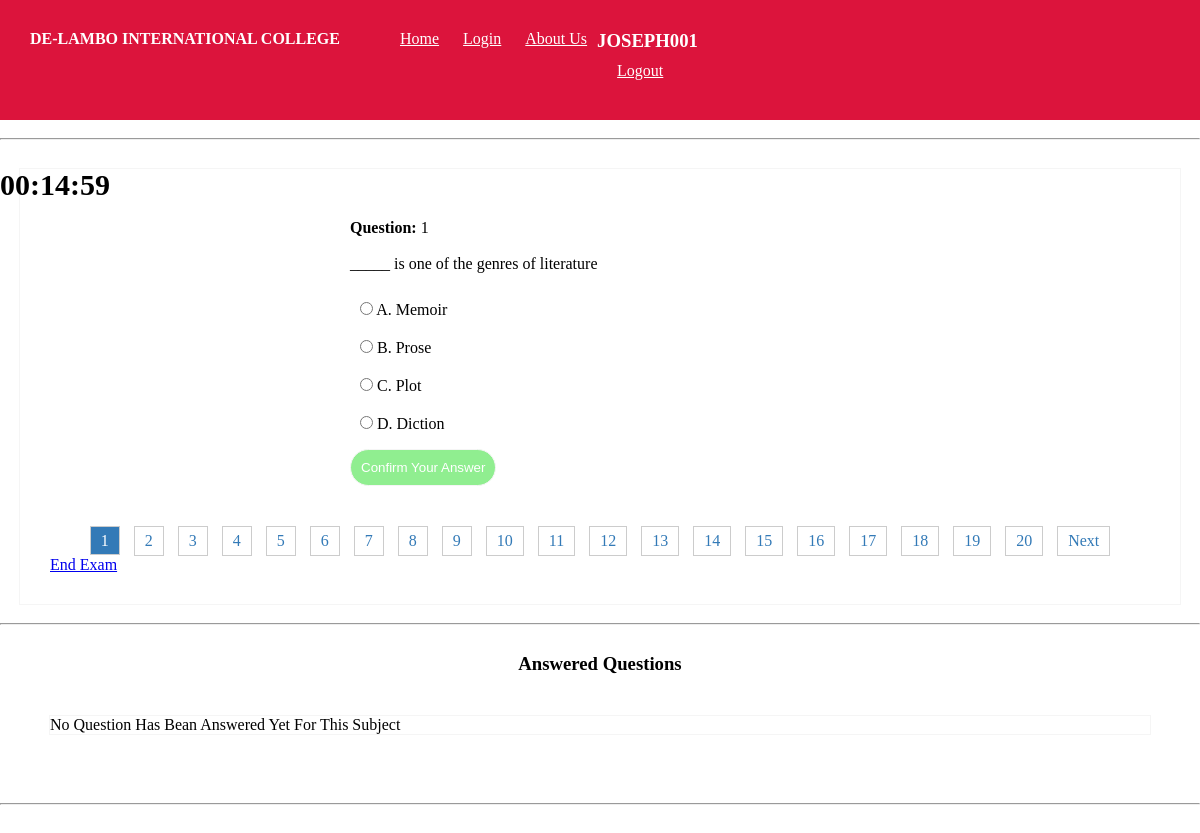
Page /literature.php (signed in) on the committed database.
### tables this page shows
CREATE TABLE `settings` (
  `id` int(11) NOT NULL,
  `school_name` text NOT NULL,
  `address` text NOT NULL,
  `phone_number` text NOT NULL,
  `email` text NOT NULL,
  `face_book` text NOT NULL
);

CREATE TABLE `exam` (
  `id` int(11) NOT NULL,
  `subject` varchar(55) DEFAULT NULL,
  `question` text DEFAULT NULL,
  `option_1` text DEFAULT NULL,
  `option_2` text DEFAULT NULL,
  `option_3` text DEFAULT NULL,
  `option_4` text DEFAULT NULL,
  `answer` text DEFAULT NULL
);

### literature.php (the view, shortened to what this page needs)
<?php
require "exam-header.php";
require 'admin/config.php';
$user_id=$_SESSION['user_id'];
$page = isset($_GET['page']) ? (int)$_GET['page'] : 1;
$limit = 1;
$offset = ($page - 1) * $limit;
$query = "SELECT * FROM exam WHERE subject =10 LIMIT $limit OFFSET $offset";
$result = $conn->query($query);
$total_query = "SELECT COUNT(*) AS total_questions FROM exam WHERE subject =10";
$total_result = $conn->query($total_query);
$total_row = $total_result->fetch_assoc();
$total_rows = $total_row['total_questions'];
echo "<br><hr><br><div class='question'><form action='submit.php' method='post'>";
while ($row = $result->fetch_assoc()) {
  echo "<p><b>Question: </b>".$page.'</b><br/><br/>';
  echo "<p id='q'>". $row['question'] . "</p><br/>";
  echo "<ul>";
  echo "<li><input type='radio' name='answer' value='".$row['option_1']."'> A. " . $row['option_1'] . "</li>";
  echo "<li><input type='radio' name='answer' value='".$row['option_2']."'> B. " . $row['option_2'] . "</li>";
  echo "<li><input type='radio' name='answer' value='".$row['option_3']."'> C. " . $row['option_3'] . "</li>";
  echo "<li><input type='radio' name='answer' value='".$row['option_4']."'> D. " . $row['option_4'] . "</li>";
  echo "</ul>";
}
echo "<input type='submit' value='Confirm Your Answer' name='submit' id='confirm'>";
echo "</form>";
?>
<div class="pagination">
  <?php
for ($i = 1; $i <= ceil($total_rows/ $limit); $i++) {
  if ($i == $page) {?>
    <span><?php echo $i ;?></span>
    <?php
  } else {?>
    <a href="?page=<?php echo $i;?>" id='page' data-id="<?php echo $i;?>"><?php echo $i;?></a>
    <?php
  }
}
if ($page < ceil($total_rows / $limit)) {?>
  <a href="?page=<?php echo ($page + 1);?>">Next</a>
  <?php
}?>
</div>
<p><a href="result.php?subject=10">End Exam</a></p>
</div>
<br>
<hr><br>
<h3 id='answered'>Answered Questions</h3>
<ul class='answered-question'>
    <?php
$select=$conn->query("SELECT * FROM confirm_answer WHERE student_id='$user_id'");
if($select->num_rows>0){
while($r=$select->fetch_assoc()){
    echo "<li>No: ".$r['question_no']."</li>";
}
}else{
    echo "<p class='no'>No Question Has Bean Answered Yet For This Subject</p>";
}
?>
</ul>
<br><hr><br><br>

### exam-header.php (shortened to what this page needs)
<!DOCTYPE html>
<html lang="en">
<head>
    <link rel="stylesheet" href="css/top.css">
</head>
<nav class="navbar navbar-expand">
    <?php
  require "admin/config.php";
  $na=$conn->query("SELECT * FROM settings");
  if($na->num_rows>0){
    $row=$na->fetch_assoc();
    ?>
       <h4 style="margin-right:50px;"><?php echo $row['school_name'];?></h4>
    <?php
  }else{
    echo "School Application";
  }
    ?>
    <div>
        <a href="index.php" class="nav-item">Home</a>
        <a href="login.php" class="nav-item">Login</a>
            <a href="about.php" class="nav-item">About Us</a>
    </div>
    <?php
if(isset($_SESSION['username'])){
    ?>
<div class='right'>
    <div class='drop-down-inner'>
        <h3><?php echo $_SESSION['username'];?></h4>
                     <li><a href="logout">Logout</a></li>
    </div>
    <br>
</div>
<?php
}else{
    header('location:student_login');
}
?>
</nav>
 <?php require 'timer.php';?>

### css/top.css (style rules this page uses)
* { padding: 0; margin: 0; }
.navbar-expand { padding: 30px; background-color: crimson; color: white; }
.navbar-expand a { padding: 10px; color: white; }

### exam-header.php (style rules this page uses)
.navbar { display:flex; }
.right { width: 400px; float:right; margin-right:50px; display: flex; flex-direction: row; }

### literature.php (style rules this page uses)
.question { padding:30px; width:1100px; margin:0 auto; border:1px solid whitesmoke; margin-top:10px; }
.pagination { text-align: center; margin-top: 20px; }
.pagination a, .pagination span { padding: 5px 10px; border: 1px solid #ccc; margin: 0 5px; text-decoration: none; color: #337ab7; }
.pagination a { margin-top:20px; display:inline-block; }
.pagination span { background-color: #337ab7; color: #fff; }
input[type="submit"] { padding:10px; margin:6px 0 0 0; background-color:lightgreen; color:white; border:1px solid whitesmoke; border-radius:50px; cursor:pointer; }
form { width:500px; margin:0 auto; margin-top:20px; }
li { list-style-type:none; padding:10px; }
.answered-question { border:1px solid whitesmoke; width: 1100px; margin:0 auto; margin-top:30px; margin-bottom:50px; }
#answered { padding:10px; text-align:center; }

### rows in the picture
settings: school_name "DE-LAMBO INTERNATIONAL COLLEGE"
exam: question "_____ is one of the genres of literature", option_1 "Memoir", option_2 "Prose", option_3 "Plot", option_4 "Diction"

### other values in the picture
$_SESSION['username'] "JOSEPH001"
